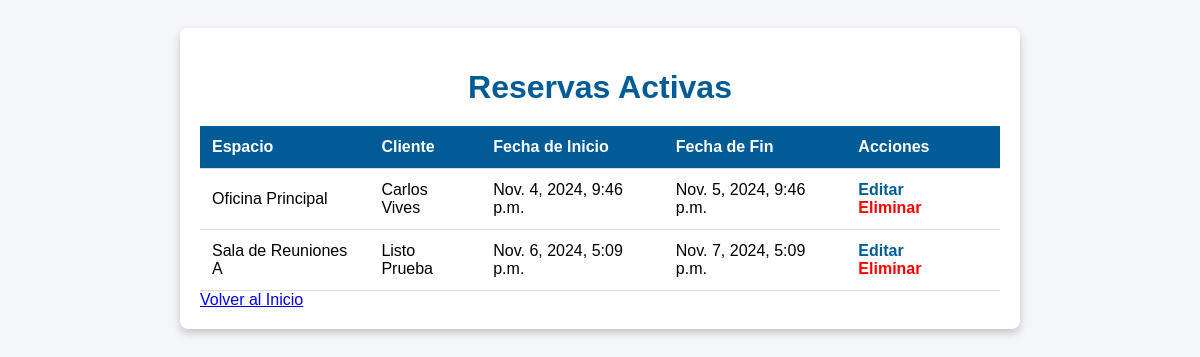
/reservas/reservas_activas/, run on the app's committed database.
### reservas/models.py (models this page shows, shortened)
class Reserva(models.Model):
    espacio = models.ForeignKey(Espacio, on_delete=models.CASCADE)
    cliente = models.ForeignKey(Cliente, on_delete=models.CASCADE)
    fecha_inicio = models.DateTimeField()
    fecha_fin = models.DateTimeField()
    estado = models.CharField(max_length=20, default='Activa')

class Espacio(models.Model):
    TIPO_ESPACIO = [
        ('OF', 'Oficina'),
        ('SR', 'Sala de Reunión'),
    ]
    tipo = models.CharField(max_length=2, choices=TIPO_ESPACIO)
    nombre = models.CharField(max_length=100)
    capacidad = models.IntegerField()
    disponibilidad = models.BooleanField(default=True)

class Cliente(models.Model):
    nombre = models.CharField(max_length=100)
    email = models.EmailField()
    telefono = models.CharField(max_length=20)

### reservas/views.py (the view)
# urls.py: path('reservas_activas/', views.reservas_activas, name='reservas_activas'),
def reservas_activas(request):
    reservas = Reserva.objects.filter(estado='Activa')
    return render(request, 'reservas/reservas_activas.html', {'reservas': reservas})

### reservas/templates/reservas/reservas_activas.html (shortened to what this page needs)
<!DOCTYPE html>
<html lang="es">
<head>
</head>
<body>
    <div class="container">
        <h1>Reservas Activas</h1>
        <table>
            <tr>
                <th>Espacio</th>
                <th>Cliente</th>
                <th>Fecha de Inicio</th>
                <th>Fecha de Fin</th>
                <th>Acciones</th>
            </tr>
            {% for reserva in reservas %}
            <tr>
                <td>{{ reserva.espacio.nombre }}</td>
                <td>{{ reserva.cliente.nombre }}</td>
                <td>{{ reserva.fecha_inicio }}</td>
                <td>{{ reserva.fecha_fin }}</td>
                <td class="actions">
                    <a href="{% url 'editar_reserva' %}">Editar</a>
                    <a href="{% url 'eliminar_reserva' %}" style="color: red;">Eliminar</a>
                </td>
            </tr>
            {% empty %}
            <tr>
                <td colspan="5" style="text-align: center;">No hay reservas activas.</td>
            </tr>
            {% endfor %}
        </table>
        <a href="{% url 'inicio' %}" class="btn btn-secondary">Volver al Inicio</a>
    </div>
</body>
</html>

### reservas/templates/reservas/reservas_activas.html (style rules this page uses)
body { font-family: Arial, sans-serif; background-color: #f4f6f9; display: flex; justify-content: center; padding: 20px; }
.container { background-color: #ffffff; padding: 20px; width: 90%; max-width: 800px; border-radius: 8px; box-shadow: 0 4px 8px rgba(0, 0, 0, 0.2); }
h1 { color: #005b96; text-align: center; margin-bottom: 20px; }
table { width: 100%; border-collapse: collapse; }
th, td { padding: 12px; text-align: left; border-bottom: 1px solid #ddd; }
th { background-color: #005b96; color: white; }
.actions a { color: #005b96; text-decoration: none; margin-right: 10px; font-weight: bold; }

### data on the page
Reserva: espacio.nombre "Oficina Principal", cliente.nombre "Carlos Vives", fecha_inicio "Nov. 4, 2024, 9:46 p.m.", fecha_fin "Nov. 5, 2024, 9:46 p.m."
Reserva: espacio.nombre "Sala de Reuniones A", cliente.nombre "Listo Prueba", fecha_inicio "Nov. 6, 2024, 5:09 p.m.", fecha_fin "Nov. 7, 2024, 5:09 p.m."
